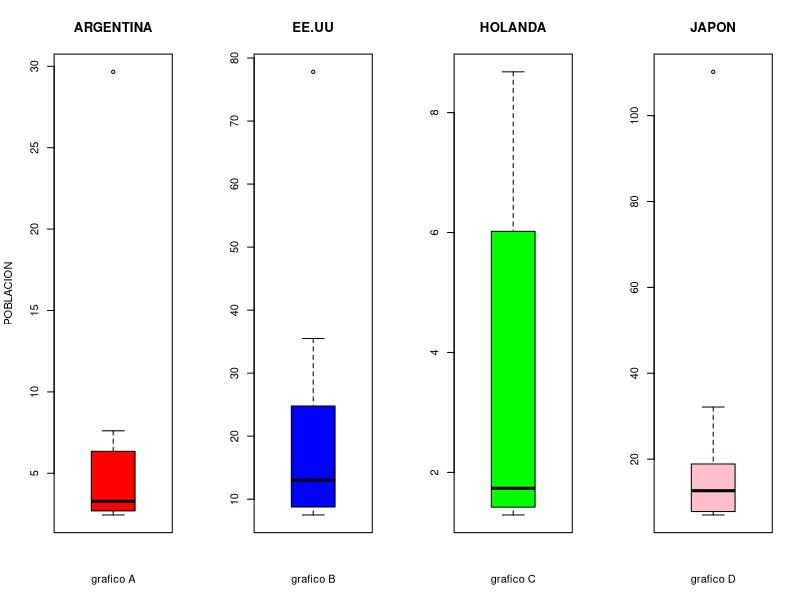
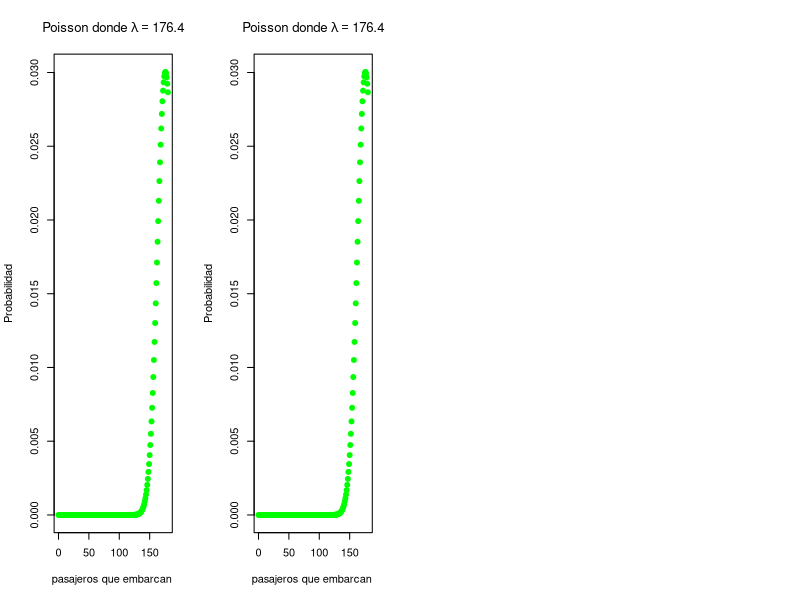

Write R code to recreate these figures, in order.
## ---- chunk 1



argentina<-c(29.66,7.61,6.35,4.10,3.80,2.75,2.70,2.69,2.51,2.44)
EEUU<-c(77.81,35.50,24.79,20.02,16.70,9.39,9.38,8.76,7.63,7.50)
Holanda<-c(8.68,7.31,6.02,2.64,1.75,1.72,1.51,1.42,1.31,1.29)
Japon<-c(110.21,32.14,18.88,16.38,13.37,11.92,10.71,7.80,7.70,7.00)



par(mfrow = c(1,4))

boxplot(argentina, main = 'ARGENTINA', col='red', ylab='POBLACION', xlab='grafico A')
boxplot(EEUU,main = 'EE.UU',col='blue',xlab='grafico B')
boxplot(Holanda ,main = 'HOLANDA',col='green',xlab='grafico C')
boxplot(Japon,main = 'JAPON',col='pink',xlab='grafico D')



## ---- chunk 2

p=0.02
n=180

lambda=n*p
lambda
#lambda 3.6 serian las personas que no se presentan a embarque
#el 98% seria el valor de las personas que se presentan a embarque = 176.4
ppois(181,176.4)
1-sum(dpois (0:181, 176.4))

plot(0:180,dpois(0:180,176.4),main =expression(paste("Poisson donde ",lambda==176.4)),
     xlab= "pasajeros que embarcan ",ylab = "Probabilidad",pch=19,col= "green" )

## ---- chunk 3
sd=5
media=400
#p(x > 415) = 1-p(x <=415)
1-pnorm(415,media,sd)

plot(0:180,dpois(0:180,176.4),main =expression(paste("Poisson donde ",lambda==176.4)),
     xlab= "pasajeros que embarcan ",ylab = "Probabilidad",pch=19,col= "green" )
